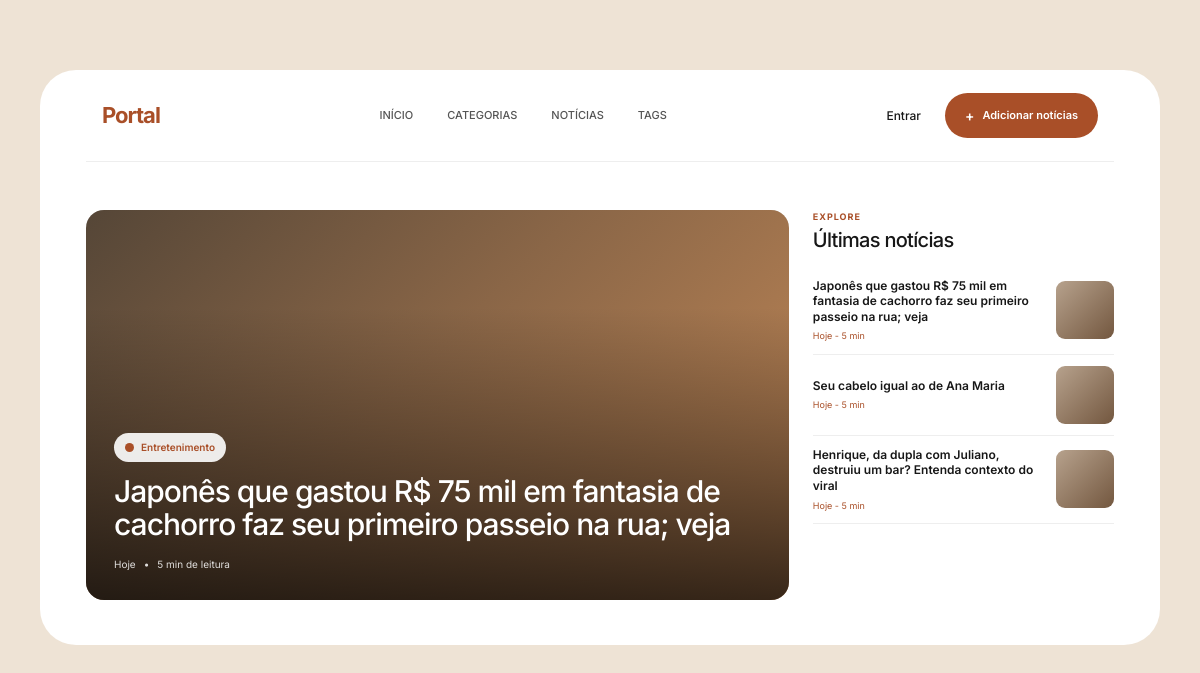
Before: / with the older database file.
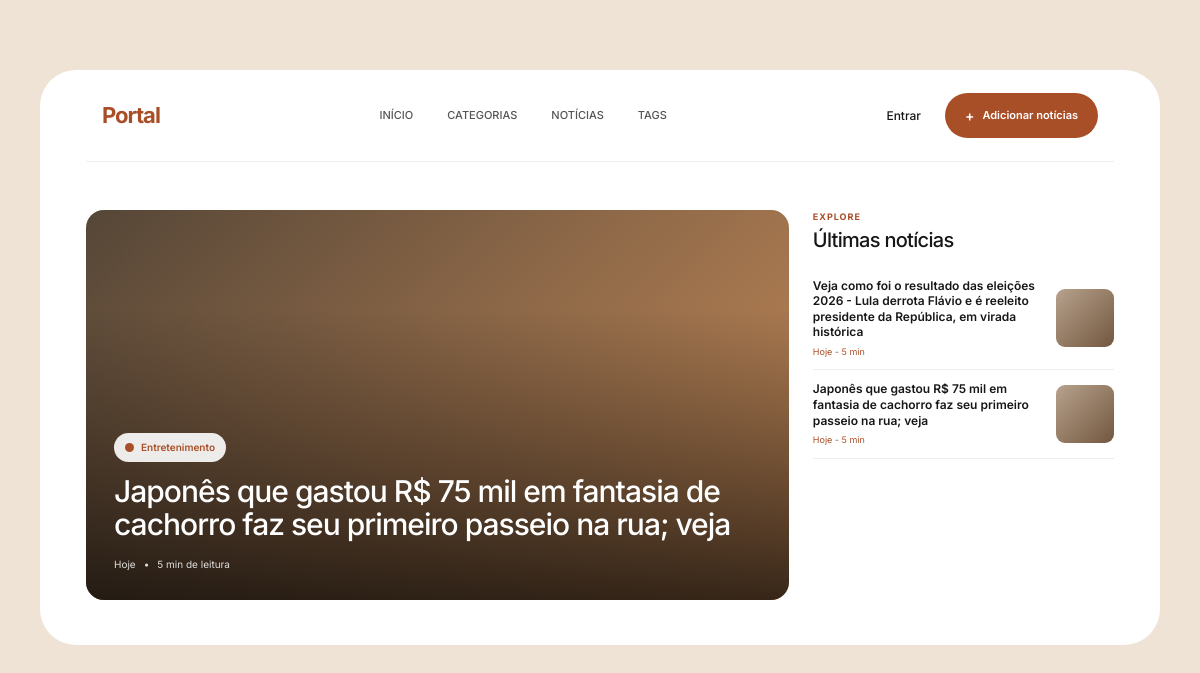
After: the same page with the newer database file.
### noticias/models.py (models this page shows, shortened)
class Noticia(models.Model):
    manchete = models.CharField(max_length=200)
    descricao = models.TextField()
    categoria = models.ForeignKey(Categoria, on_delete=models.PROTECT, related_name='noticias')
    tags = models.ManyToManyField('Tag', related_name='noticias')

class Categoria(models.Model):
    nome = models.CharField(max_length=100)

### core/views.py (the view)
# urls.py: path('', home, name='home'),
def home(request):
    noticias_p = models.Noticia.objects.filter(tags__titulo='Notícia principal')
    noticias = models.Noticia.objects.all()
    return render(request, 'core/home.html', {'noticias': noticias, 'noticias_principais': noticias_p})

### core/templates/core/home.html (shortened to what this page needs)
{% extends 'base.html' %}
{% block content %}
<section class="hero-section">
    {% if noticias %}
        {% for noticia_principal in noticias_principais %}
            <a href="{% url 'detalhes_noticia' noticia_principal.id %}" class="featured-news">
                <div class="featured-image">
                    <div class="image-placeholder"></div>
                </div>
                <div class="featured-content">
                    <div class="category-label">
                        <span class="category-dot"></span>
                        {{ noticia_principal.categoria.nome }}
                    </div>
                    <h1>
                        {{ noticia_principal.manchete }}
                    </h1>
                    <div class="news-meta">
                        <span>Hoje</span>
                        <span>•</span>
                        <span>5 min de leitura</span>
                    </div>
                </div>
            </a>
        {% endfor %}
        <aside class="latest-news">
            <div class="section-heading">
                <span class="section-kicker">Explore</span>
                <h2>Últimas notícias</h2>
            </div>
            {% for noticia in noticias %}
                <a href="{% url 'detalhes_noticia' noticia.id %}" class="latest-item">
                    <div class="latest-image">
                        <div class="small-image-placeholder"></div>
                    </div>
                    <div class="latest-info">
                        <h3>
                            {{ noticia.manchete }}
                        </h3>
                        <div class="latest-meta">
                            Hoje - 5 min
                        </div>
                    </div>
                </a>
            {% endfor %}
        </aside>
    {% else %}
        <div class="empty-state">
            <h2>Nenhuma notícia encontrada</h2>
            <p>Cadastre uma notícia para começar.</p>
        </div>
    {% endif %}
</section>
{% endblock %}

### templates/base.html (shortened to what this page needs)
{% load static %}
<!DOCTYPE html>
<html lang="pt-BR">
<head>
    <link rel="stylesheet" href="https://cdn.jsdelivr.net/npm/bootstrap@4.0.0/dist/css/bootstrap.min.css">
    <link rel="stylesheet" href="{% static 'css/baseportal.css' %}">
</head>
<body>
    <div class="page-wrapper">
        <header class="navbar">
            <a href="{% url 'home' %}" class="logo">
                Portal
            </a>
            <nav class="nav-links">
                <a href="{% url 'home' %}">Início</a>
                <a href="{% url 'listar_categorias' %}">Categorias</a>
                <a href="{% url 'listar_noticias' %}">Notícias</a>
                <a href="{% url 'listar_tags' %}">Tags</a>
            </nav>
            <div class="nav-actions">
                <a href="#" class="login-link">
                    Entrar
                </a>
                <a href="{% url 'adicionar_noticia' %}" class="start-button">
                    <span>+</span>
                    Adicionar notícias
                </a>
            </div>
        </header>
        <main>
            {% block content %}
            {% endblock %}
        </main>
    </div>
</body>
</html>

### static/css/baseportal.css (style rules this page uses)
* { margin: 0; padding: 0; box-sizing: border-box; }
html { scroll-behavior: smooth; }
body { font-family: "Inter", sans-serif; background: #eee3d5; color: #171717; }
a { color: inherit; text-decoration: none; }
.page-wrapper { width: min(1120px, calc(100% - 40px)); margin: 70px auto; background: #ffffff; border-radius: 36px; padding: 0 46px 45px; overflow: hidden; }
.navbar { height: 92px; display: flex; align-items: center; justify-content: space-between; border-bottom: 1px solid #eeeeee; }
.logo { font-size: 22px; font-weight: 700; letter-spacing: -1px; color: #a94f28; }
.nav-links { display: flex; align-items: center; gap: 34px; }
.nav-links a { font-size: 11px; font-weight: 500; text-transform: uppercase; color: #555; transition: color 0.2s ease; }
.nav-actions { display: flex; align-items: center; gap: 24px; }
.login-link { font-size: 12px; font-weight: 500; }
.start-button { display: flex; align-items: center; gap: 8px; background: #a94f28; color: white; padding: 12px 20px; border-radius: 30px; font-size: 11px; font-weight: 600; transition: transform 0.2s ease; }
.start-button span { font-size: 14px; color: white; }
.hero-section { display: grid; grid-template-columns: minmax(0, 2.1fr) minmax(260px, 0.9fr); gap: 24px; margin-top: 48px; }
.featured-news { position: relative; min-height: 390px; border-radius: 18px; overflow: hidden; display: flex; align-items: flex-end; background: #ddd; }
.featured-image { position: absolute; inset: 0; }
.image-placeholder { width: 100%; height: 100%; background: linear-gradient( 135deg, #554637 0%, #8a6647 45%, #c58a58 100% ); }
.featured-news::after { content: ""; position: absolute; inset: 0; background: linear-gradient( to bottom, transparent 25%, rgba(0, 0, 0, 0.72) 100% ); }
.featured-content { position: relative; z-index: 2; padding: 28px; color: white; width: 100%; }
.category-label { display: inline-flex; align-items: center; gap: 7px; background: rgba(255, 255, 255, 0.9); color: #a94f28; padding: 7px 11px; border-radius: 20px; font-size: 10px; font-weight: 600; margin-bottom: 13px; }
.category-dot { width: 9px; height: 9px; border-radius: 50%; background: #a94f28; flex-shrink: 0; }
.featured-content h1 { max-width: 620px; font-size: clamp(22px, 2.5vw, 31px); line-height: 1.12; letter-spacing: -1px; margin-bottom: 15px; }
.news-meta { display: flex; gap: 8px; font-size: 10px; opacity: 0.85; }
.latest-news { display: flex; flex-direction: column; }
.section-heading { margin-bottom: 18px; }
.section-heading h2 { font-size: 20px; letter-spacing: -0.7px; }
.latest-item { display: flex; gap: 12px; padding: 11px 0; border-bottom: 1px solid #eeeeee; flex-direction: row-reverse; align-items: center; justify-content: space-between; }
.latest-item:first-of-type { padding-top: 0; }
.latest-image { width: 58px; height: 58px; border-radius: 9px; overflow: hidden; flex-shrink: 0; }
.small-image-placeholder { width: 100%; height: 100%; background: linear-gradient( 135deg, #b7a28d, #73573f ); }
.latest-info { display: flex; flex-direction: column; justify-content: center; }
.latest-info h3 { font-size: 12px; line-height: 1.3; font-weight: 600; margin-bottom: 5px; }
.latest-meta { color: #888; font-size: 9px; }
.section-kicker { display: block; font-size: 9px; text-transform: uppercase; color: #a94f28; font-weight: 700; letter-spacing: 1px; margin-bottom: 4px; }
.latest-item > .latest-info .latest-meta { color: #a94f28; }

Changed rows visible on the page:
removed Noticia: manchete "Seu cabelo igual ao de Ana Maria", shown under "Últimas notícias"
removed Noticia: manchete "Henrique, da dupla com Juliano, destruiu um bar? Entenda contexto do viral", shown under "Últimas notícias"
added Noticia: manchete "Veja como foi o resultado das eleições 2026 - Lula derrota Flávio e é reeleito presidente da República, em virada histórica", shown under "Últimas notícias"
